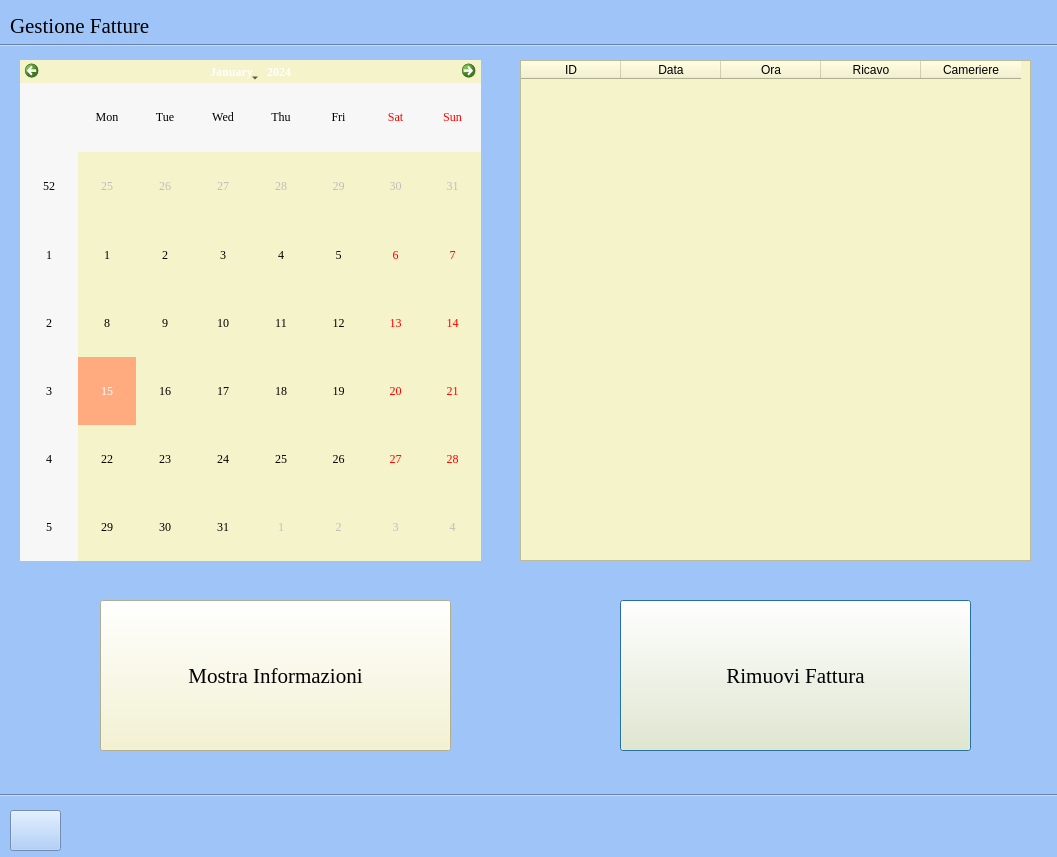
<?xml version="1.0" encoding="UTF-8"?>
<ui version="4.0">
 <class>Dialog</class>
 <widget class="QDialog" name="Dialog">
  <property name="geometry">
   <rect>
    <x>0</x>
    <y>0</y>
    <width>1057</width>
    <height>857</height>
   </rect>
  </property>
  <property name="windowTitle">
   <string>Dialog</string>
  </property>
  <property name="styleSheet">
   <string notr="true">background-color: rgb(159, 197, 248);</string>
  </property>
  <widget class="Line" name="linea_sopra">
   <property name="geometry">
    <rect>
     <x>0</x>
     <y>30</y>
     <width>1061</width>
     <height>31</height>
    </rect>
   </property>
   <property name="orientation">
    <enum>Qt::Horizontal</enum>
   </property>
  </widget>
  <widget class="Line" name="linea_sotto">
   <property name="geometry">
    <rect>
     <x>0</x>
     <y>770</y>
     <width>1121</width>
     <height>51</height>
    </rect>
   </property>
   <property name="orientation">
    <enum>Qt::Horizontal</enum>
   </property>
  </widget>
  <widget class="QLabel" name="lbl_titolo">
   <property name="geometry">
    <rect>
     <x>10</x>
     <y>10</y>
     <width>211</width>
     <height>31</height>
    </rect>
   </property>
   <property name="font">
    <font>
     <family>Georgia</family>
     <pointsize>16</pointsize>
    </font>
   </property>
   <property name="text">
    <string>Gestione Fatture</string>
   </property>
  </widget>
  <widget class="QCalendarWidget" name="calendario">
   <property name="geometry">
    <rect>
     <x>20</x>
     <y>60</y>
     <width>461</width>
     <height>501</height>
    </rect>
   </property>
   <property name="font">
    <font>
     <family>Georgia</family>
    </font>
   </property>
   <property name="styleSheet">
    <string notr="true">selection-background-color: rgb(255, 170, 127);
gridline-color: rgb(0, 0, 0);

 
background-color:rgb(245, 243, 201);
</string>
   </property>
  </widget>
  <widget class="QPushButton" name="bt_rimuovi_fattura">
   <property name="geometry">
    <rect>
     <x>620</x>
     <y>600</y>
     <width>351</width>
     <height>151</height>
    </rect>
   </property>
   <property name="font">
    <font>
     <family>Georgia</family>
     <pointsize>16</pointsize>
    </font>
   </property>
   <property name="styleSheet">
    <string notr="true">background-color: rgb(245, 243, 201);</string>
   </property>
   <property name="text">
    <string>Rimuovi Fattura</string>
   </property>
  </widget>
  <widget class="QPushButton" name="bt_back">
   <property name="geometry">
    <rect>
     <x>10</x>
     <y>810</y>
     <width>51</width>
     <height>41</height>
    </rect>
   </property>
   <property name="styleSheet">
    <string notr="true">image: url(:/Icone/Icone/feather/arrow-left.svg);</string>
   </property>
   <property name="text">
    <string/>
   </property>
   <property name="icon">
    <iconset>
     <normaloff>../immagini QT DESIGNER/446997.png</normaloff>../immagini QT DESIGNER/446997.png</iconset>
   </property>
  </widget>
  <widget class="QPushButton" name="bt_mostra_info">
   <property name="geometry">
    <rect>
     <x>100</x>
     <y>600</y>
     <width>351</width>
     <height>151</height>
    </rect>
   </property>
   <property name="font">
    <font>
     <family>Georgia</family>
     <pointsize>16</pointsize>
    </font>
   </property>
   <property name="acceptDrops">
    <bool>false</bool>
   </property>
   <property name="styleSheet">
    <string notr="true">background-color: rgb(245, 243, 201);</string>
   </property>
   <property name="text">
    <string>Mostra Informazioni</string>
   </property>
   <property name="autoRepeat">
    <bool>false</bool>
   </property>
  </widget>
  <widget class="QTableWidget" name="tabella_fatture">
   <property name="geometry">
    <rect>
     <x>520</x>
     <y>60</y>
     <width>511</width>
     <height>501</height>
    </rect>
   </property>
   <property name="font">
    <font>
     <family>Georgia</family>
    </font>
   </property>
   <property name="styleSheet">
    <string notr="true">background-color: rgb(245, 243, 201);</string>
   </property>
   <column>
    <property name="text">
     <string>ID</string>
    </property>
   </column>
   <column>
    <property name="text">
     <string>Data</string>
    </property>
   </column>
   <column>
    <property name="text">
     <string>Ora</string>
    </property>
   </column>
   <column>
    <property name="text">
     <string>Ricavo</string>
    </property>
   </column>
   <column>
    <property name="text">
     <string>Cameriere</string>
    </property>
   </column>
  </widget>
 </widget>
 <resources>
  <include location="Risorse/Icons.qrc"/>
 </resources>
 <connections/>
</ui>
